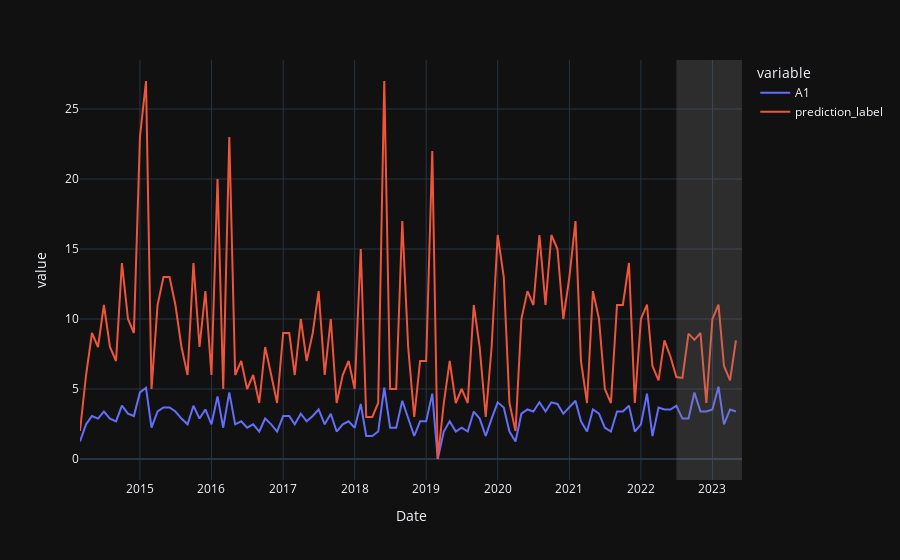

Here is the notebook cell this chart was saved with:
### Code cell
# generate predictions on the original dataset**
predictions = predict_model(best, data=sell_data)

# add a date column in the dataset**
predictions['Date'] = pd.date_range(start='2014-03-01', end = '2023-05-01', freq = 'MS')

# line plot**
fig = px.line(predictions, x='Date', y=["A1", "prediction_label"], template = 'plotly_dark')

# add a vertical rectange for test-set separation**
fig.add_vrect(x0="2022-07-01", x1="2023-06-01", fillcolor="grey", opacity=0.25, line_width=0)

fig.show()
